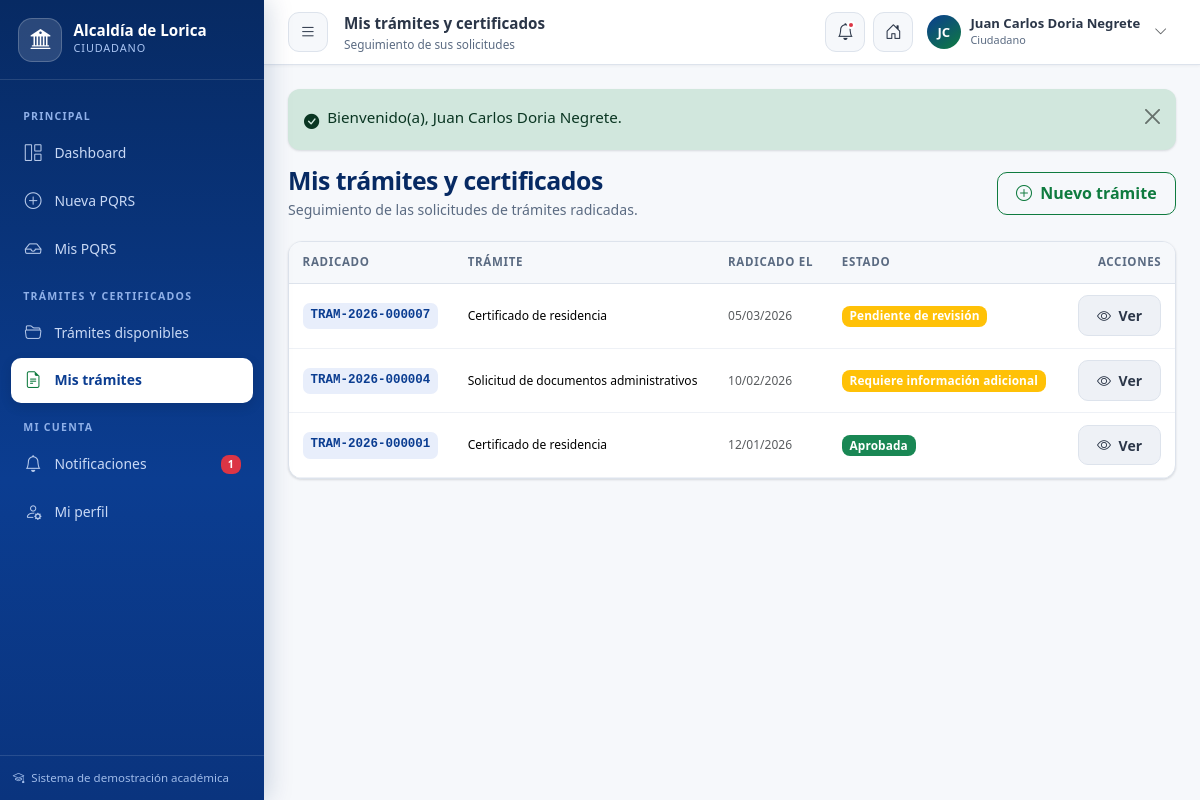
Page /alcaldia-lorica/ciudadano/tramites/mis-solicitudes (signed in) on the committed database.
### tables this page shows
CREATE TABLE `usuarios` (
    `id` INT AUTO_INCREMENT PRIMARY KEY,
    `rol_id` INT NOT NULL,
    `email` VARCHAR(150) NOT NULL UNIQUE,
    `password` VARCHAR(255) NOT NULL,
    `activo` TINYINT(1) DEFAULT 1,
    `ultimo_acceso` DATETIME NULL,
    `created_at` TIMESTAMP DEFAULT CURRENT_TIMESTAMP,
    `updated_at` TIMESTAMP DEFAULT CURRENT_TIMESTAMP ON UPDATE CURRENT_TIMESTAMP,
    CONSTRAINT `fk_usuarios_rol` FOREIGN KEY (`rol_id`) REFERENCES `roles` (`id`) ON UPDATE CASCADE
);

CREATE TABLE `roles` (
    `id` INT AUTO_INCREMENT PRIMARY KEY,
    `nombre` VARCHAR(50) NOT NULL UNIQUE,
    `descripcion` VARCHAR(255) NULL,
    `created_at` TIMESTAMP DEFAULT CURRENT_TIMESTAMP
);

CREATE TABLE `ciudadanos` (
    `id` INT AUTO_INCREMENT PRIMARY KEY,
    `usuario_id` INT NOT NULL UNIQUE,
    `tipo_documento` ENUM('CC', 'TI', 'CE', 'PASAPORTE', 'NIT') DEFAULT 'CC',
    `numero_documento` VARCHAR(30) NOT NULL UNIQUE,
    `nombres` VARCHAR(100) NOT NULL,
    `apellidos` VARCHAR(100) NOT NULL,
    `telefono` VARCHAR(30) NULL,
    `direccion` VARCHAR(200) NULL,
    `barrio` VARCHAR(100) NULL,
    `created_at` TIMESTAMP DEFAULT CURRENT_TIMESTAMP,
    `updated_at` TIMESTAMP DEFAULT CURRENT_TIMESTAMP ON UPDATE CURRENT_TIMESTAMP,
    CONSTRAINT `fk_ciudadanos_usuario` FOREIGN KEY (`usuario_id`) REFERENCES `usuarios` (`id`) ON DELETE CASCADE
);

CREATE TABLE `solicitudes_tramites` (
    `id` INT AUTO_INCREMENT PRIMARY KEY,
    `radicado` VARCHAR(30) NOT NULL UNIQUE,
    `ciudadano_id` INT NOT NULL,
    `tipo_tramite_id` INT NOT NULL,
    `estado_tramite_id` INT NOT NULL,
    `funcionario_id` INT NULL,
    `datos_adicionales` JSON NULL,
    `motivo_rechazo` TEXT NULL,
    `documento_generado` VARCHAR(255) NULL,
    `fecha_radicacion` DATETIME NOT NULL,
    `fecha_cierre` DATETIME NULL,
    `created_at` TIMESTAMP DEFAULT CURRENT_TIMESTAMP,
    `updated_at` TIMESTAMP DEFAULT CURRENT_TIMESTAMP ON UPDATE CURRENT_TIMESTAMP,
    INDEX `idx_solic_radicado` (`radicado`),
    INDEX `idx_solic_ciudadano` (`ciudadano_id`),
    INDEX `idx_solic_estado` (`estado_tramite_id`),
    INDEX `idx_solic_funcionario` (`funcionario_id`),
    CONSTRAINT `fk_solic_ciudadano` FOREIGN KEY (`ciudadano_id`) REFERENCES `ciudadanos` (`id`),
    CONSTRAINT `fk_solic_tipo` FOREIGN KEY (`tipo_tramite_id`) REFERENCES `tipos_tramites` (`id`),
    CONSTRAINT `fk_solic_estado` FOREIGN KEY (`estado_tramite_id`) REFERENCES `estados_tramites` (`id`),
    CONSTRAINT `fk_solic_funcionario` FOREIGN KEY (`funcionario_id`) REFERENCES `funcionarios` (`id`) ON DELETE SET NULL
);

CREATE TABLE `tipos_tramites` (
    `id` INT AUTO_INCREMENT PRIMARY KEY,
    `codigo` VARCHAR(30) NOT NULL UNIQUE,
    `nombre` VARCHAR(150) NOT NULL,
    `descripcion` TEXT NOT NULL,
    `requisitos` TEXT NOT NULL,
    `instrucciones` TEXT NOT NULL,
    `detalle_campos` JSON NULL,
    `dias_termino` INT DEFAULT 10,
    `dependencia_id` INT NULL,
    `activo` TINYINT(1) DEFAULT 1,
    `created_at` TIMESTAMP DEFAULT CURRENT_TIMESTAMP,
    CONSTRAINT `fk_tramites_dependencia` FOREIGN KEY (`dependencia_id`) REFERENCES `dependencias` (`id`) ON DELETE SET NULL
);

CREATE TABLE `estados_tramites` (
    `id` INT AUTO_INCREMENT PRIMARY KEY,
    `codigo` VARCHAR(30) NOT NULL UNIQUE,
    `nombre` VARCHAR(60) NOT NULL,
    `color_badge` VARCHAR(20) DEFAULT 'secondary',
    `descripcion` VARCHAR(255) NULL
);

### app/views/ciudadano/tramites_mis.php (the view)
<div class="page-heading d-flex flex-wrap justify-content-between align-items-center gap-2">
    <div>
        <h1>Mis trámites y certificados</h1>
        <p>Seguimiento de las solicitudes de trámites radicadas.</p>
    </div>
    <a href="<?= url('ciudadano/tramites') ?>" class="btn btn-outline-success"><i class="bi bi-plus-circle me-1"></i> Nuevo trámite</a>
</div>
<div class="card">
    <div class="card-body p-0">
        <?php if (empty($solicitudes)): ?>
            <div class="empty-state">
                <i class="bi bi-file-earmark-x"></i>
                No ha radicado solicitudes de trámites.
                <div class="mt-2"><a href="<?= url('ciudadano/tramites') ?>" class="btn btn-sm btn-success">Ver trámites disponibles</a></div>
            </div>
        <?php else: ?>
            <div class="table-responsive">
                <table class="table align-middle">
                    <thead><tr><th>Radicado</th><th>Trámite</th><th>Radicado el</th><th>Estado</th><th class="text-end">Acciones</th></tr></thead>
                    <tbody>
                        <?php foreach ($solicitudes as $s): ?>
                            <tr>
                                <td><span class="radicado-pill"><?= e($s['radicado']) ?></span></td>
                                <td class="small"><?= e($s['tipo_nombre']) ?></td>
                                <td class="small text-muted"><?= format_fecha($s['fecha_radicacion']) ?></td>
                                <td><span class="badge bg-<?= badge_estado($s['color_badge']) ?>"><?= e($s['estado_nombre']) ?></span></td>
                                <td class="text-end"><a href="<?= url('ciudadano/tramites/detalle/' . (int)$s['id']) ?>" class="btn btn-sm btn-soft"><i class="bi bi-eye me-1"></i> Ver</a></td>
                            </tr>
                        <?php endforeach; ?>
                    </tbody>
                </table>
            </div>
        <?php endif; ?>
    </div>
</div>

### app/core/Router.php (shortened to what the rows shown need)
<?php
class Router {
    private array $routes = [];
    private string $basePath = '';
    public function __construct(string $basePath = '') {
        $this->basePath = rtrim($basePath, '/');
    }
    private function addRoute(string $method, string $path, array $handler, array $middleware): void {
        $path = '/' . trim($path, '/');
        $pattern = preg_replace('#\{([a-zA-Z_][a-zA-Z0-9_]*)\}#', '(?P<$1>[^/]+)', $path);
        $this->routes[] = [
            'method'     => $method,
            'path'       => $path,
            'pattern'    => '#^' . $pattern . '$#',
            'handler'    => $handler,
            'middleware' => $middleware,
        ];
    }
    public function dispatch(string $method, string $uri): void {
        $path = $this->extractPath($uri);
        foreach ($this->routes as $route) {
            if ($route['method'] !== $method) {
                continue;
            }
            if (preg_match($route['pattern'], $path, $matches)) {
                $params = array_filter($matches, 'is_string', ARRAY_FILTER_USE_KEY);
                foreach ($route['middleware'] as $mw) {
                    $result = Middleware::run($mw);
                }
                [$controllerClass, $action] = $route['handler'];
                $controller = new $controllerClass();
                call_user_func_array([$controller, $action], array_values($params));
                return;
            }
        }
    }
    private function extractPath(string $uri): string {
        $uri = parse_url($uri, PHP_URL_PATH) ?? '/';
        if ($this->basePath !== '' && str_starts_with($uri, $this->basePath)) {
            $uri = substr($uri, strlen($this->basePath));
        }
        $uri = '/' . trim($uri, '/');
        return $uri === '/' ? '/' : rtrim($uri, '/');
    }
}

### app/views/layouts/panel.php (shortened to what the rows shown need)
<?php
$app = config();
$user = Auth::user();
$rol = Auth::role();
$activeMenu = $activeMenu ?? '';
$nombreCompleto = Auth::name();
$iniciales = '';
$partes = preg_split('/\s+/', trim($nombreCompleto));
foreach (array_slice($partes, 0, 2) as $p) {
    if ($p !== '') $iniciales .= mb_strtoupper(mb_substr($p, 0, 1));
}
$iniciales = $iniciales ?: 'AL';
$noLeidas = ($rol === 'ciudadano') ? NotificationService::noLeidas((int)$user['id']) : 0;
$menuRol = $menus[$rol] ?? [];
?>
<!DOCTYPE html>
<html lang="es">
<head>
    <link rel="stylesheet" href="<?= asset('bootstrap/css/bootstrap.min.css') ?>">
    <link rel="stylesheet" href="<?= asset('icons/bootstrap-icons.min.css') ?>">
    <link rel="stylesheet" href="<?= asset('css/app.css') ?>">
</head>
<body class="panel-body">
<aside class="panel-sidebar" id="panelSidebar">
    <div class="sidebar-brand">
        <div class="brand-shield"><i class="bi bi-bank2"></i></div>
        <div>
            <div class="sb-title">Alcaldía de Lorica</div>
            <div class="sb-sub"><?= e(role_label($rol)) ?></div>
        </div>
    </div>
    <div class="sidebar-scroll">
        <?php foreach ($menuRol as $grupo): ?>
            <div class="sidebar-label"><?= e($grupo['label']) ?></div>
            <ul class="sidebar-nav">
                <?php foreach ($grupo['items'] as $item): ?>
                    <li>
                        <a class="nav-link <?= $activeMenu === $item['key'] ? 'active' : '' ?>" href="<?= url($item['url']) ?>">
                            <i class="bi <?= e($item['icon']) ?>"></i>
                            <span><?= e($item['text']) ?></span>
                            <?php if ($item['key'] === 'notificaciones' && $noLeidas > 0): ?>
                                <span class="badge bg-danger"><?= $noLeidas ?></span>
                            <?php endif; ?>
                        </a>
                    </li>
                <?php endforeach; ?>
            </ul>
        <?php endforeach; ?>
    </div>
    <div class="sidebar-footer">
        <i class="bi bi-mortarboard me-1"></i> Sistema de demostración académica
    </div>
</aside>
<div class="panel-main">
    <header class="panel-topbar">
        <button class="icon-btn topbar-toggle" type="button" id="sidebarToggle" aria-label="Menú">
            <i class="bi bi-list"></i>
        </button>
        <div class="topbar-title">
            <?= e($pageTitle ?? ($title ?? 'Panel')) ?>
            <?php if (!empty($pageSubtitle)): ?><small><?= e($pageSubtitle) ?></small><?php endif; ?>
        </div>
        <div class="topbar-actions">
            <?php if ($rol === 'ciudadano'): ?>
                <a href="<?= url('ciudadano/notificaciones') ?>" class="icon-btn" title="Notificaciones">
                    <i class="bi bi-bell"></i>
                    <?php if ($noLeidas > 0): ?><span class="dot"></span><?php endif; ?>
                </a>
            <?php endif; ?>
            <a href="<?= url('') ?>" class="icon-btn d-none d-sm-grid" title="Ir al portal público"><i class="bi bi-house-door"></i></a>
            <div class="dropdown">
                <button class="user-chip border-0" data-bs-toggle="dropdown" aria-expanded="false" type="button">
                    <span class="user-avatar"><?= e($iniciales) ?></span>
                    <span class="text-start">
                        <span class="u-name d-block"><?= e($nombreCompleto) ?></span>
                        <span class="u-role d-block"><?= e(role_label($rol)) ?></span>
                    </span>
                    <i class="bi bi-chevron-down small text-muted ms-1"></i>
                </button>
            </div>
        </div>
    </header>
    <div class="panel-content">
        <?php require __DIR__ . '/_flash.php'; ?>
        <?= $content ?>
    </div>
</div>
</body>
</html>

### rows in the picture
usuarios: rol.nombre "CIUDADANO", rol.nombre "Ciudadano"
ciudadanos: nombreCompleto "Juan Carlos Doria Negrete"
solicitudes_tramites: radicado "TRAM-2026-000007", tipo_tramite.nombre "Certificado de residencia", fecha_radicacion "05/03/2026", estado_tramite.nombre "Pendiente de revisión"
solicitudes_tramites: radicado "TRAM-2026-000004", tipo_tramite.nombre "Solicitud de documentos administrativos", fecha_radicacion "10/02/2026", estado_tramite.nombre "Requiere información adicional"
solicitudes_tramites: radicado "TRAM-2026-000001", tipo_tramite.nombre "Certificado de residencia", fecha_radicacion "12/01/2026", estado_tramite.nombre "Aprobada"

### other values in the picture
$grupo['label'] "PRINCIPAL"
$item['text'] "Dashboard"
$item['text'] "Nueva PQRS"
$item['text'] "Mis PQRS"
$grupo['label'] "TRÁMITES Y CERTIFICADOS"
$item['text'] "Trámites disponibles"
$item['text'] "Mis trámites"
$grupo['label'] "MI CUENTA"
$item['text'] "Notificaciones"
$noLeidas "1"
$item['text'] "Mi perfil"
$iniciales "JC"
$__f['message'] "Bienvenido(a), Juan Carlos Doria Negrete."
